Frame 1 (no input): blank canvas, image omitted
Frame 60 (no input): blank canvas, image omitted
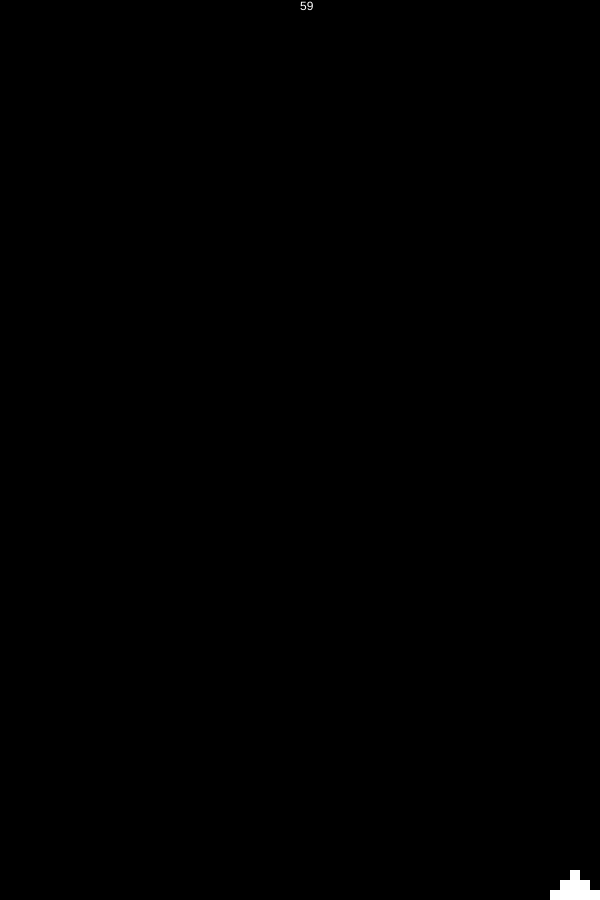
Frame 120 (the mouse pressed at the canvas centre since frame 60)

The p5.js sketch whose frames 1 and 60 were blank and that drew this single picture after the mouse press (run headless with seeded random() and noise() and a simulated clock; from frame 60 on, the mouse is pressed at the canvas centre):

// p5.js sketch
// ── sketch.js


const ww = 600
const wh = 900
var mouseX_c
var mouseY_c
var current
var next


var grainSize = 10
var colm = wh/grainSize
var rows = ww/grainSize


function createGrid(colm,rows){
  var arr = new Array
    for(let i = -50; i < rows +50; i++){ 
      var arr2 = new Array
      for(let j = -50; j < colm +50; j++){

        arr2[j] = 0
      }
      arr[i] = arr2
    }
    return arr;

}


function recalculateMouseCoordinates(){
  cssscale = parseFloat(window.getComputedStyle(document.documentElement).getPropertyValue('--zoomscale'));
  document.documentElement.style.setProperty('--zoomscale', zoomslider.value());
  mouseX_c = mouseX / cssscale
  mouseY_c = mouseY / cssscale
}
function brush(){
  let mx = Math.floor(mouseX_c/grainSize)
  let my = Math.floor(mouseY_c/grainSize)
  let val = brushsize.value()
  for(let i = 0; i < val; i++){ 
    for(let j = 0; j < val; j++){
      if(Math.random() < (0.25*(4/val))){
      current[mx + i - val/2 - 0.5][my + j - val/2 - 0.5] = 1
    }
  }}

}
function calculateNextFrame(){
  let nextframe = createGrid(colm, rows)
  for(let i = 0; i < rows; i++){ 
    for(let j = 0; j < colm; j++){
      if(current[i][j] == 1){
        if(current[i][j + 1] == 0 && j != colm - 1){nextframe[i][j+1] = 1}
        else if(current[i][j + 1] == 1){
          let dir = Math.sign(Math.random()*2-1)
          if(i+dir >= 0 && i+dir <= rows-1 && current[i+dir][j+1] == 0){nextframe[i+dir][j+1] = 1}
          else if(i-dir >= 0 && i-dir <= rows-1 && current[i-dir][j+1] == 0){nextframe[i-dir][j+1] = 1}
          else{nextframe[i][j] = 1}
        }
        else if(j == colm - 1){nextframe[i][j] = current[i][j]}
      }
    }}
  return nextframe
}

function reset(){
  current = createGrid(colm,rows)
}

function setup() {
  createCanvas(ww, wh);
  cssscale = parseFloat(window.getComputedStyle(document.documentElement).getPropertyValue('--zoomscale'));
  zoomslider = createSlider(0.01,1,cssscale,0.01)
  brushsize = createSlider(1,20,1,2)
  current = createGrid(colm,rows)
  resetbutton = createButton("Reset")
  resetbutton.mouseClicked(reset)


}



function draw() {
  background(0);
  recalculateMouseCoordinates()
  strokeWeight(0)

  if(mouseIsPressed){
    if(mouseX_c > 0 && mouseX_c < ww && mouseY_c > 0 && mouseY_c < wh){
    brush()}
  }


  for(let i = 0; i < rows; i++){ 
    for(let j = 0; j < colm; j++){
      if(current[i][j] === 1){
        rect(i*grainSize,j*grainSize,grainSize-0.01)
      }
      // fill(current[i][j] * 255)
      // rect(i*grainSize,j*grainSize,grainSize-1)

    }}
  push()
  fill(255)
  text(Math.floor(frameRate()),ww/2,10)
  pop()
  next = calculateNextFrame()
  current = next
}

// ── style.css
:root{
  --zoomscale : 0.9
}

html, body {
  margin: 0;
  padding: 0;
  -webkit-user-select: none; 
  -ms-user-select: none; 
  user-select: none; 
}

canvas {
  display: block;
  zoom: var(--zoomscale)
}
